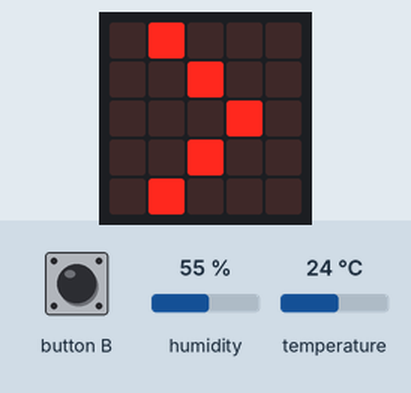
A program run on a simulated BBC micro:bit running MicroPython. Parts: the board's 5×5 LED display. The test bench sets the inputs (shaded band); at power-on: humidity 55 %, temperature 24 °C. What the program prints to the serial console is not drawn.

Above: at 1.2 s.
1.3 s: button B pressed for 0.15 s
At 5.7 s:
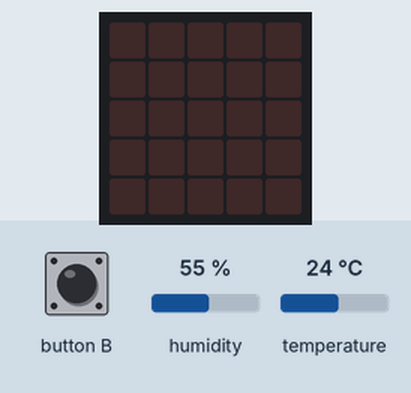
Timing chart, 0 to 7.2 s (numbered marks = the images above; inputs shaded):
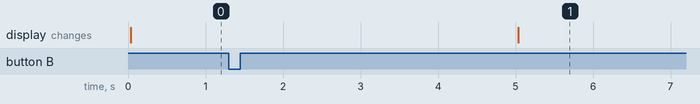

The program:

aht20.py
```python
# (licence header left out)
from micropython import const
from microbit import i2c, sleep, display, button_b
from utime import sleep_ms

_DEFAULT_ADDRESS         = const(0x38)

_AHTX0_CMD_INITIALIZE    = const(0xBE)
_AHTX0_CMD_TRIGGER       = const(0xAC)
_AHTX0_CMD_SOFTRESET     = const(0xBA)
_AHTX0_STATUS_BUSY       = const(0x80)
_AHTX0_STATUS_CALIBRATED = const(0x08)

class Aht20:
    def __init__(self):
        self._device_address = _DEFAULT_ADDRESS
        self._buffer = bytearray(6)

        self._reset()
        if not self._initialize():
            raise RuntimeError("Initialization failure")

    def _write_register(self, data):
        i2c.write(self._device_address, bytearray(data))

    def _read_register(self, num_bytes):
        # i2c.write(self._device_address, bytearray([address]))
        return i2c.read(_DEFAULT_ADDRESS, num_bytes)

    def _reset(self):
        self._write_register([_AHTX0_CMD_SOFTRESET])
        sleep_ms(20)

    def _initialize(self):
        self._write_register([_AHTX0_CMD_INITIALIZE, 0x08, 0x00])
        self._wait_for_idle()

        if not self._get_status() & _AHTX0_STATUS_CALIBRATED:
            return False

        return True

    def _wait_for_idle(self):
        while self._get_status() & _AHTX0_STATUS_BUSY:
            sleep_ms(5)

    def _read_data(self):
        self._write_register([_AHTX0_CMD_TRIGGER, 0x33, 0x00])
        self._wait_for_idle()
        self._buffer = self._read_register(6)

    def _get_status(self):
        self._buffer = self._read_register(6)
        # print("status: " + hex(self._buffer[0]))
        return self._buffer[0]

    def temperature(self, fahrenheit = False):
        self._read_data()

        temp = ((self._buffer[3] & 0xF) << 16) | (self._buffer[4] << 8) | self._buffer[5]
        temp = ((temp * 200.0) / 0x100000) - 50

        if fahrenheit:
            temp = (temp * 9/5) + 32

        return round(temp, 1)

    def relative_humidity(self):
        self._read_data()

        humidity = (self._buffer[1] << 12) | (self._buffer[2] << 4) | (self._buffer[3] >> 4)
        humidity = (humidity * 100) / 0x100000

        return round(humidity, 1)

def main():
    sensor = Aht20()

    display.clear()
    display.show('>')

    while True:
        if button_b.was_pressed():
            display.clear()
            break

        temp = sensor.temperature()
        temp_fahrenheit = sensor.temperature(True)
        humi = sensor.relative_humidity()

        print("Temperature: {}C ({}F) Relative Humidity: {}%".format(str(temp), str(temp_fahrenheit), str(humi)))

        sleep(5000)

if __name__ == '__main__':
    main()
```

Measured:
- after the input at 1.3 s, the display: changes after 3.7 s (image 1)
